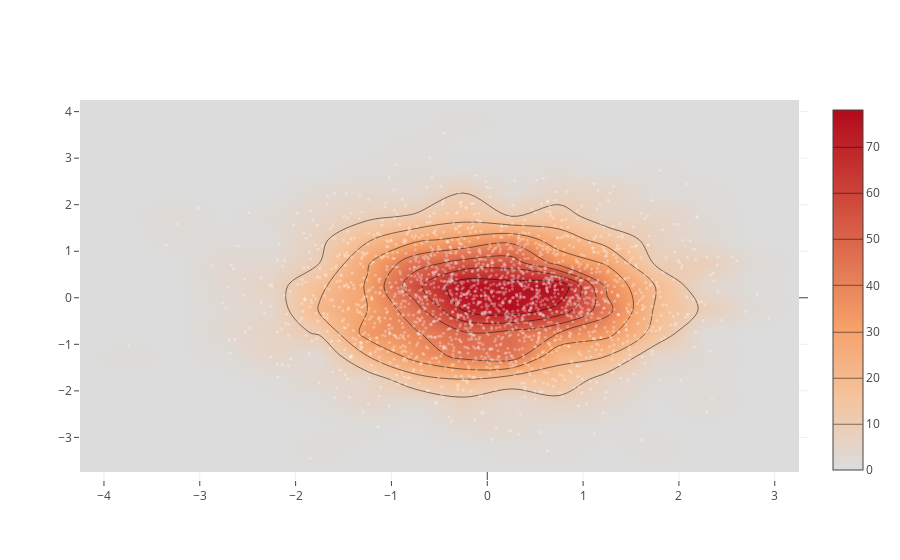

Here is the notebook cell this chart was saved with:
### Code cell
from plotly.graph_objs import *
import numpy as np

x = np.random.randn(2000)
y = np.random.randn(2000)
iplot([Histogram2dContour(x=x, y=y, contours=Contours(coloring='heatmap')),
       Scatter(x=x, y=y, mode='markers', marker=Marker(color='white', size=3, opacity=0.3))], show_link=False)

### Figure 1 — Plotly figure (JSON) as saved in the notebook; plotly's stock layout.template omitted (floating-point values rounded to 4 significant figures; data arrays with more than 128 entries replaced by an {"elided": "..."} marker saying what was removed)
{"data": [{"contours": {"coloring": "heatmap"}, "type": "histogram2dcontour", "x": {"elided": "2000 float values"}, "y": {"elided": "2000 float values"}}, {"marker": {"color": "white", "opacity": 0.3, "size": 3}, "mode": "markers", "type": "scatter", "x": {"elided": "2000 float values"}, "y": {"elided": "2000 float values"}}], "layout": {}}
